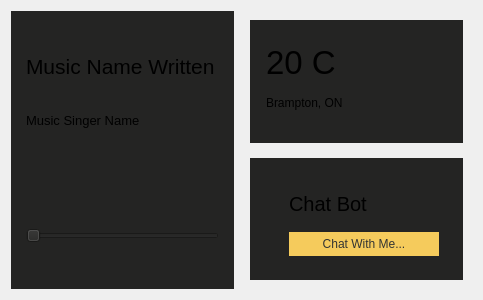
<?xml version="1.0" encoding="UTF-8"?>
<ui version="4.0">
 <class>Form</class>
 <widget class="QWidget" name="Form">
  <property name="geometry">
   <rect>
    <x>0</x>
    <y>0</y>
    <width>483</width>
    <height>300</height>
   </rect>
  </property>
  <property name="windowTitle">
   <string>Form</string>
  </property>
  <layout class="QVBoxLayout" name="verticalLayout">
   <item>
    <widget class="QWidget" name="container" native="true">
     <property name="sizePolicy">
      <sizepolicy hsizetype="Preferred" vsizetype="Expanding">
       <horstretch>0</horstretch>
       <verstretch>0</verstretch>
      </sizepolicy>
     </property>
     <property name="maximumSize">
      <size>
       <width>16777215</width>
       <height>300</height>
      </size>
     </property>
     <property name="sizeIncrement">
      <size>
       <width>0</width>
       <height>0</height>
      </size>
     </property>
     <layout class="QHBoxLayout" name="horizontalLayout_4">
      <property name="spacing">
       <number>15</number>
      </property>
      <property name="leftMargin">
       <number>0</number>
      </property>
      <property name="topMargin">
       <number>0</number>
      </property>
      <property name="rightMargin">
       <number>0</number>
      </property>
      <property name="bottomMargin">
       <number>0</number>
      </property>
      <item>
       <widget class="QWidget" name="music_container" native="true">
        <property name="sizePolicy">
         <sizepolicy hsizetype="Preferred" vsizetype="Minimum">
          <horstretch>0</horstretch>
          <verstretch>0</verstretch>
         </sizepolicy>
        </property>
        <property name="maximumSize">
         <size>
          <width>16777215</width>
          <height>16777215</height>
         </size>
        </property>
        <property name="styleSheet">
         <string notr="true">background-color: rgb(36, 36, 35);</string>
        </property>
        <layout class="QVBoxLayout" name="verticalLayout_9">
         <property name="leftMargin">
          <number>15</number>
         </property>
         <property name="topMargin">
          <number>15</number>
         </property>
         <property name="rightMargin">
          <number>15</number>
         </property>
         <property name="bottomMargin">
          <number>15</number>
         </property>
         <item>
          <widget class="QLabel" name="music_name">
           <property name="sizePolicy">
            <sizepolicy hsizetype="Preferred" vsizetype="Fixed">
             <horstretch>0</horstretch>
             <verstretch>0</verstretch>
            </sizepolicy>
           </property>
           <property name="font">
            <font>
             <pointsize>16</pointsize>
            </font>
           </property>
           <property name="text">
            <string>Music Name Written</string>
           </property>
          </widget>
         </item>
         <item>
          <widget class="QLabel" name="singer_name">
           <property name="sizePolicy">
            <sizepolicy hsizetype="Preferred" vsizetype="Fixed">
             <horstretch>0</horstretch>
             <verstretch>0</verstretch>
            </sizepolicy>
           </property>
           <property name="font">
            <font>
             <pointsize>10</pointsize>
            </font>
           </property>
           <property name="text">
            <string>Music Singer Name</string>
           </property>
          </widget>
         </item>
         <item alignment="Qt::AlignHCenter">
          <widget class="QWidget" name="player_buttons_container" native="true">
           <property name="sizePolicy">
            <sizepolicy hsizetype="Fixed" vsizetype="Fixed">
             <horstretch>0</horstretch>
             <verstretch>0</verstretch>
            </sizepolicy>
           </property>
           <layout class="QHBoxLayout" name="horizontalLayout_5">
            <item>
             <widget class="QPushButton" name="pushButton_5">
              <property name="styleSheet">
               <string notr="true">border: none;</string>
              </property>
              <property name="text">
               <string/>
              </property>
              <property name="icon">
               <iconset resource="../../image.qrc">
                <normaloff>:/resources/skip_previous_FILL1_wght400_GRAD0_opsz48.svg</normaloff>:/resources/skip_previous_FILL1_wght400_GRAD0_opsz48.svg</iconset>
              </property>
              <property name="iconSize">
               <size>
                <width>30</width>
                <height>30</height>
               </size>
              </property>
             </widget>
            </item>
            <item>
             <widget class="QPushButton" name="pushButton_6">
              <property name="styleSheet">
               <string notr="true">border: none;</string>
              </property>
              <property name="text">
               <string/>
              </property>
              <property name="icon">
               <iconset resource="../../image.qrc">
                <normaloff>:/resources/play_arrow_FILL1_wght400_GRAD0_opsz48(1).svg</normaloff>:/resources/play_arrow_FILL1_wght400_GRAD0_opsz48(1).svg</iconset>
              </property>
              <property name="iconSize">
               <size>
                <width>45</width>
                <height>45</height>
               </size>
              </property>
             </widget>
            </item>
            <item>
             <widget class="QPushButton" name="pushButton_4">
              <property name="styleSheet">
               <string notr="true">border: none;</string>
              </property>
              <property name="text">
               <string/>
              </property>
              <property name="icon">
               <iconset resource="../../image.qrc">
                <normaloff>:/resources/skip_next_FILL1_wght400_GRAD0_opsz48.svg</normaloff>:/resources/skip_next_FILL1_wght400_GRAD0_opsz48.svg</iconset>
              </property>
              <property name="iconSize">
               <size>
                <width>30</width>
                <height>30</height>
               </size>
              </property>
             </widget>
            </item>
           </layout>
          </widget>
         </item>
         <item>
          <widget class="QSlider" name="player_progress">
           <property name="sizePolicy">
            <sizepolicy hsizetype="Minimum" vsizetype="Fixed">
             <horstretch>0</horstretch>
             <verstretch>0</verstretch>
            </sizepolicy>
           </property>
           <property name="styleSheet">
            <string notr="true">color: rgb(245, 203, 92);

</string>
           </property>
           <property name="orientation">
            <enum>Qt::Horizontal</enum>
           </property>
          </widget>
         </item>
        </layout>
       </widget>
      </item>
      <item>
       <widget class="QWidget" name="sub_container" native="true">
        <layout class="QVBoxLayout" name="verticalLayout_10">
         <property name="spacing">
          <number>15</number>
         </property>
         <property name="leftMargin">
          <number>1</number>
         </property>
         <item>
          <widget class="QWidget" name="weather_container" native="true">
           <property name="styleSheet">
            <string notr="true">background-color: rgb(36, 36, 35);</string>
           </property>
           <layout class="QHBoxLayout" name="horizontalLayout_6">
            <property name="spacing">
             <number>15</number>
            </property>
            <property name="leftMargin">
             <number>15</number>
            </property>
            <property name="topMargin">
             <number>15</number>
            </property>
            <property name="rightMargin">
             <number>15</number>
            </property>
            <property name="bottomMargin">
             <number>15</number>
            </property>
            <item>
             <widget class="QWidget" name="weather_info" native="true">
              <property name="sizePolicy">
               <sizepolicy hsizetype="Minimum" vsizetype="Preferred">
                <horstretch>0</horstretch>
                <verstretch>0</verstretch>
               </sizepolicy>
              </property>
              <layout class="QVBoxLayout" name="verticalLayout_11">
               <property name="leftMargin">
                <number>1</number>
               </property>
               <item>
                <widget class="QLabel" name="weather_temp">
                 <property name="font">
                  <font>
                   <pointsize>25</pointsize>
                  </font>
                 </property>
                 <property name="text">
                  <string>20 C</string>
                 </property>
                </widget>
               </item>
               <item>
                <widget class="QLabel" name="weather_place">
                 <property name="text">
                  <string>Brampton, ON</string>
                 </property>
                </widget>
               </item>
              </layout>
             </widget>
            </item>
            <item alignment="Qt::AlignRight">
             <widget class="QLabel" name="weather_logo">
              <property name="text">
               <string>&lt;html&gt;&lt;head/&gt;&lt;body&gt;&lt;p&gt;&lt;img src=&quot;:/resources/partly_cloudy_day_FILL0_wght400_GRAD0_opsz48.svg&quot;/&gt;&lt;/p&gt;&lt;/body&gt;&lt;/html&gt;</string>
              </property>
             </widget>
            </item>
           </layout>
          </widget>
         </item>
         <item>
          <widget class="QWidget" name="chatbot_container" native="true">
           <property name="styleSheet">
            <string notr="true">background-color: rgb(36, 36, 35);</string>
           </property>
           <layout class="QHBoxLayout" name="horizontalLayout_7">
            <property name="spacing">
             <number>15</number>
            </property>
            <property name="leftMargin">
             <number>15</number>
            </property>
            <property name="topMargin">
             <number>15</number>
            </property>
            <property name="rightMargin">
             <number>15</number>
            </property>
            <property name="bottomMargin">
             <number>15</number>
            </property>
            <item>
             <widget class="QLabel" name="chatbot_logo">
              <property name="sizePolicy">
               <sizepolicy hsizetype="Fixed" vsizetype="Preferred">
                <horstretch>0</horstretch>
                <verstretch>0</verstretch>
               </sizepolicy>
              </property>
              <property name="text">
               <string>&lt;html&gt;&lt;head/&gt;&lt;body&gt;&lt;p&gt;&lt;img src=&quot;:/resources/smart_toy_FILL0_wght400_GRAD0_opsz48.svg&quot;/&gt;&lt;/p&gt;&lt;/body&gt;&lt;/html&gt;</string>
              </property>
             </widget>
            </item>
            <item>
             <widget class="QWidget" name="chatbot_info" native="true">
              <layout class="QVBoxLayout" name="verticalLayout_12">
               <item>
                <widget class="QLabel" name="chatbot_name">
                 <property name="font">
                  <font>
                   <pointsize>15</pointsize>
                  </font>
                 </property>
                 <property name="text">
                  <string>Chat Bot</string>
                 </property>
                </widget>
               </item>
               <item>
                <widget class="QPushButton" name="chatbot_button">
                 <property name="styleSheet">
                  <string notr="true">border: none;
padding-top: 5;
padding-right: 10;
padding-bottom:  5;
padding-left: 10;
background-color: rgb(245, 203, 92);
color: rgb(51, 53, 51);</string>
                 </property>
                 <property name="text">
                  <string>Chat With Me...</string>
                 </property>
                </widget>
               </item>
              </layout>
             </widget>
            </item>
           </layout>
          </widget>
         </item>
        </layout>
       </widget>
      </item>
     </layout>
    </widget>
   </item>
  </layout>
 </widget>
 <resources>
  <include location="../../image.qrc"/>
 </resources>
 <connections/>
</ui>
